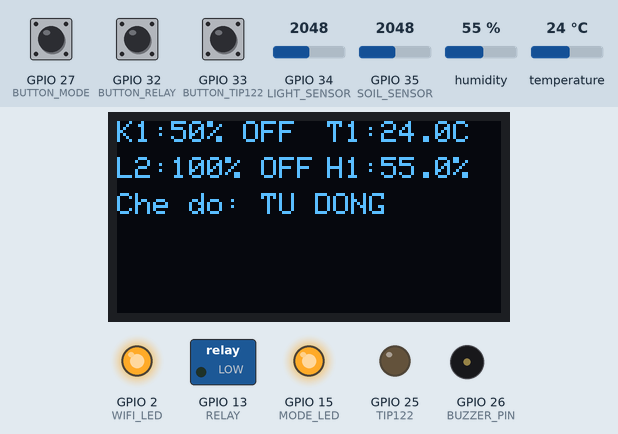
Recording of a sketch running on a simulated ESP32. Parts: 128×64 one-colour display, switched loads named in the sketch (green lamp = pin HIGH), output pins drawn as LEDs (lit = HIGH), buzzer (waves = sounding, pin HIGH). Dashed ring = blinking. Inputs (shaded band) come from the test bench; at power-on: GPIO 27 (BUTTON_MODE) HIGH, GPIO 35 (SOIL_SENSOR) = 2048, GPIO 34 (LIGHT_SENSOR) = 2048, GPIO 32 (BUTTON_RELAY) HIGH, GPIO 33 (BUTTON_TIP122) HIGH, humidity 55 %, temperature 24 °C. WiFi joins after 1.5 s; servers stay silent unless stated; what the sketch prints to the serial monitor is not drawn.

Above: at 4.9 s.
5.0 s: GPIO 27 (BUTTON_MODE) pulled LOW for 1 s
At 5.34 s:
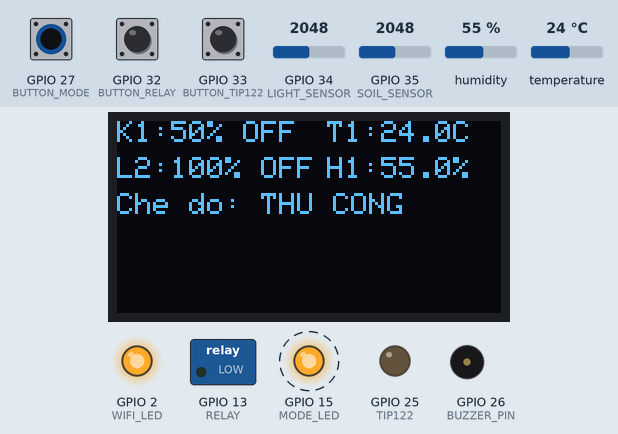
7.5 s: GPIO 35 (SOIL_SENSOR) set to 2224
At 10.4 s:
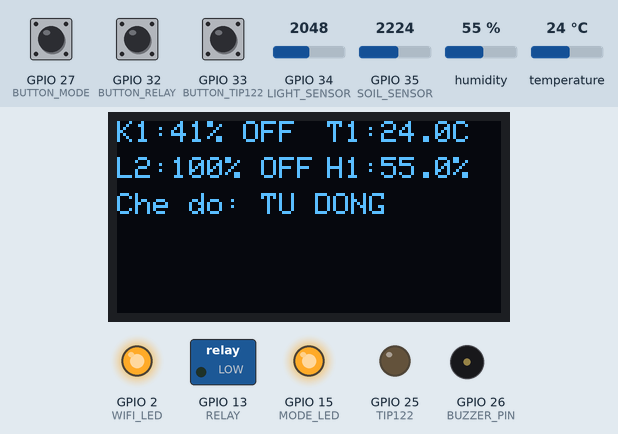
11.3 s: GPIO 35 (SOIL_SENSOR) set to 2279
At 13.9 s:
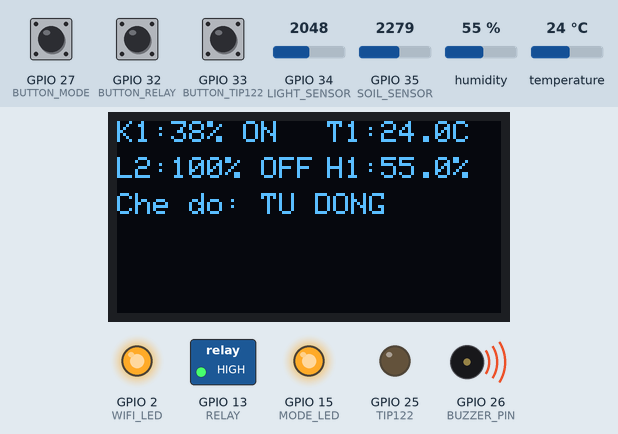
18.9 s: GPIO 34 (LIGHT_SENSOR) set to 122
At 25.4 s:
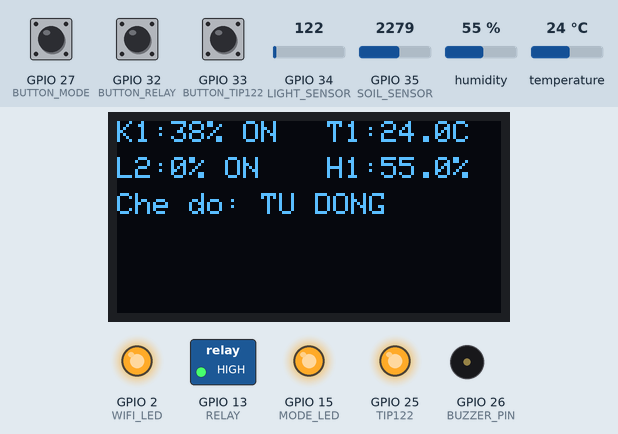
26.5 s: GPIO 27 (BUTTON_MODE) pulled LOW for 0.15 s
At 27.2 s:
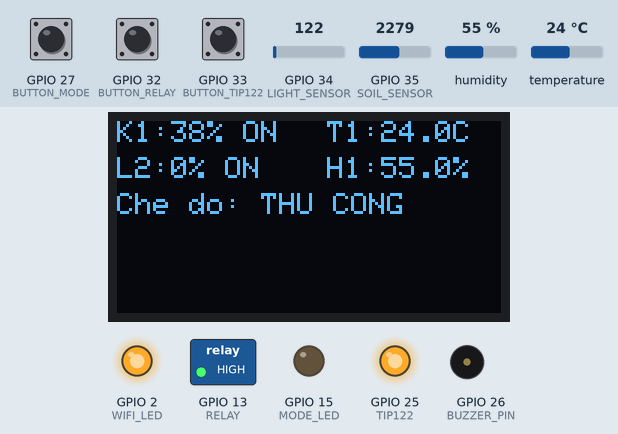
28.1 s: GPIO 32 (BUTTON_RELAY) pulled LOW for 0.15 s
At 28.4 s:
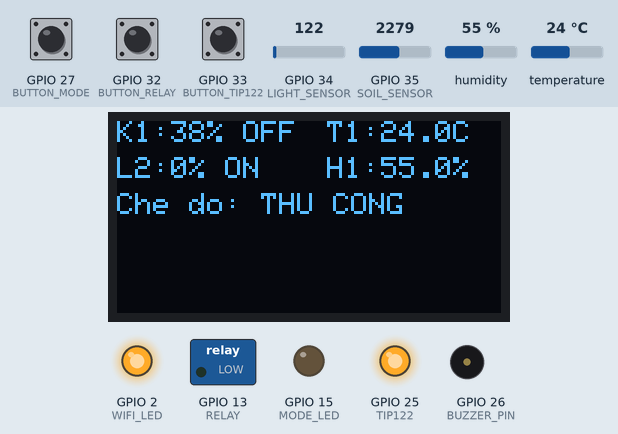
Timing chart, 0 to 30.7 s (numbered marks = the images above; inputs shaded):
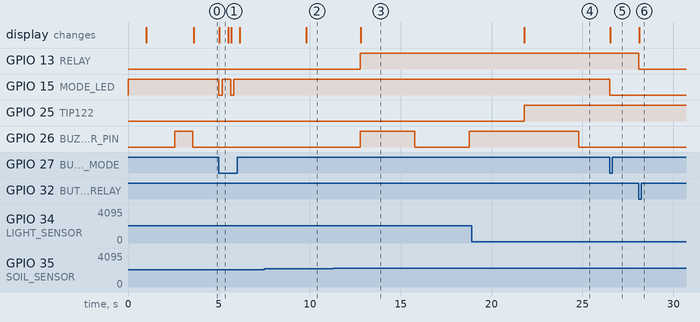

The sketch:

sketch_apr26a.ino
```cpp
#include <WiFi.h>
#include <Adafruit_SSD1306.h>
#include <DHT.h>
#include <Firebase_ESP_Client.h>
#include "addons/TokenHelper.h"
#include "addons/RTDBHelper.h"

// Cấu hình OLED
#define SCREEN_WIDTH 128
#define SCREEN_HEIGHT 64
#define OLED_RESET -1
Adafruit_SSD1306 display(SCREEN_WIDTH, SCREEN_HEIGHT, &Wire, OLED_RESET);

// Cấu hình Firebase
#define API_KEY "AIzaSyB2cz829BEMrwoxjuMeRF_m_2ibp79DJtw"
#define USER_EMAIL "123@gmail.com"
#define USER_PASSWORD "1234567890"
#define DATABASE_URL "https://duongleproject-default-rtdb.firebaseio.com"

// Đối tượng Firebase
FirebaseData fbdo;
FirebaseAuth auth;
FirebaseConfig config;
FirebaseData stream;

// Định nghĩa chân GPIO
#define WIFI_LED 2
#define SOIL_SENSOR 35 // Cảm biến độ ẩm đất
#define DHT_PIN 14 // Cảm biến DHT11
#define RELAY 13 // Relay điều khiển bởi độ ẩm đất
#define LIGHT_SENSOR 34 // Cảm biến ánh sáng
#define TIP122 25 // TIP122 điều khiển bởi ánh sáng
#define BUZZER_PIN 26
#define MODE_LED 15
#define BUTTON_RELAY 32 // Nút bấm điều khiển relay
#define BUTTON_TIP122 33 // Nút bấm điều khiển TIP122
#define BUTTON_MODE 27 // Nút bấm chuyển chế độ

#define DHT_TYPE DHT11
DHT dht(DHT_PIN, DHT_TYPE);

// Thông tin WiFi
const char* ssid = "dl";
const char* password = "1234567890";

// Ngưỡng giá trị
const int WET_SOIL = 1050;
const int DRY_SOIL = 3050;
const int MOIST_LOW = 40;
const int MOIST_HIGH = 80;
const int DARK_LIGHT = 500; // Giá trị ánh sáng khi tối
const int BRIGHT_LIGHT = 1500; // Giá trị ánh sáng khi sáng
const int LIGHT_LOW = 60; // Ngưỡng ánh sáng thấp để bật TIP122
const int LIGHT_HIGH = 90; // Ngưỡng ánh sáng cao để tắt TIP122

// Biến hệ thống
int soilValue, lightValue;
int moisture, lightLevel;
int relayState = 0, tip122State = 0;
int autoMode = 1; // Chế độ tự động mặc định
float temp = 0, humi = 0;
bool wifiConnected = false;

// Biến lưu giá trị trước đó để kiểm tra thay đổi
int lastMoisture = -1, lastLightLevel = -1;
float lastTemp = -1, lastHumi = -1;
int lastRelayState = -1, lastTip122State = -1;
int lastMode = -1;
int lastButtonRelayState = -1, lastButtonTip122State = -1;

// Biến thời gian và debounce cho nút bấm
unsigned long lastSensorUpdate = 0;
const long SENSOR_INTERVAL = 3000;
unsigned long lastBuzzerTime = 0;
const long BUZZER_INTERVAL = 3000;
unsigned long lastButtonRelayTime = 0, lastButtonTip122Time = 0, lastButtonModeTime = 0;
const long DEBOUNCE_DELAY = 50;

void setup() {
    Serial.begin(115200);

    // Khởi tạo GPIO
    pinMode(WIFI_LED, OUTPUT);
    pinMode(SOIL_SENSOR, INPUT);
    pinMode(LIGHT_SENSOR, INPUT);
    pinMode(RELAY, OUTPUT);
    pinMode(TIP122, OUTPUT);
    pinMode(BUZZER_PIN, OUTPUT);
    pinMode(MODE_LED, OUTPUT);
    pinMode(BUTTON_RELAY, INPUT_PULLUP);
    pinMode(BUTTON_TIP122, INPUT_PULLUP);
    pinMode(BUTTON_MODE, INPUT_PULLUP);

    digitalWrite(RELAY, LOW);
    digitalWrite(TIP122, LOW);
    digitalWrite(BUZZER_PIN, LOW);
    digitalWrite(MODE_LED, autoMode);
    digitalWrite(WIFI_LED, LOW);

    // Khởi tạo cảm biến
    dht.begin();
    delay(1000);

    // Khởi tạo OLED
    if(!display.begin(SSD1306_SWITCHCAPVCC, 0x3C)) {
        Serial.println("Lỗi khởi tạo OLED!");
        while(true);
    }
    display.clearDisplay();
    display.setTextSize(1);
    display.setTextColor(WHITE);
    display.display();

    // Kết nối WiFi
    connectToWiFi();

    // Khởi động hệ thống
    beep(1000);
    readSensors();
    updateDisplay();

    // Khởi tạo Firebase
    config.api_key = API_KEY;
    auth.user.email = USER_EMAIL;
    auth.user.password = USER_PASSWORD;
    config.database_url = DATABASE_URL;
    config.token_status_callback = tokenStatusCallback;

    Firebase.reconnectNetwork(true);
    fbdo.setBSSLBufferSize(2048, 512);
    Firebase.begin(&config, &auth);
    Serial.println("Đang khởi tạo Firebase...");

    // Khởi tạo stream
    if (Firebase.ready()) {
        if (!Firebase.RTDB.beginStream(&stream, "/")) {
            Serial.println("Lỗi khởi tạo stream: " + stream.errorReason());
        }
        Firebase.RTDB.setStreamCallback(&stream, streamCallback, streamTimeoutCallback);
        Serial.println("Đã khởi tạo stream thành công!");
    }
}

void loop() {
    unsigned long currentTime = millis();

    // Cập nhật cảm biến và relay/TIP122
    if (currentTime - lastSensorUpdate >= SENSOR_INTERVAL) {
        lastSensorUpdate = currentTime;
        readSensors();
        if (autoMode) {
            controlRelays();
        }
        handleBuzzer();
        updateDisplay();
        sendDataToFirebase();
    }

    // Xử lý nút bấm
    handleButtons();

    // Kiểm tra WiFi
    checkWiFi();

    // Giữ stream hoạt động
    if (Firebase.ready()) {
        Firebase.RTDB.readStream(&stream);
    }
}

void connectToWiFi() {
    Serial.print("Đang kết nối WiFi...");
    WiFi.begin(ssid, password);

    int attempts = 0;
    while (WiFi.status() != WL_CONNECTED && attempts < 20) {
        delay(500);
        Serial.print(".");
        attempts++;
    }

    if (WiFi.status() == WL_CONNECTED) {
        wifiConnected = true;
        digitalWrite(WIFI_LED, HIGH);
        Serial.println("\nĐã kết nối! IP: " + WiFi.localIP().toString());
    } else {
        wifiConnected = false;
        Serial.println("\nKhông thể kết nối WiFi!");
    }
}

void checkWiFi() {
    if (WiFi.status() != WL_CONNECTED) {
        wifiConnected = false;
        digitalWrite(WIFI_LED, LOW);
        Serial.println("Mất kết nối WiFi, đang thử lại...");
        connectToWiFi();
    }
}

void readSensors() {
    // Đọc cảm biến độ ẩm đất
    soilValue = analogRead(SOIL_SENSOR);
    moisture = map(soilValue, DRY_SOIL, WET_SOIL, 0, 100);
    moisture = constrain(moisture, 0, 100);

    // Đọc cảm biến ánh sáng
    lightValue = analogRead(LIGHT_SENSOR);
    lightLevel = map(lightValue, DARK_LIGHT, BRIGHT_LIGHT, 0, 100);
    lightLevel = constrain(lightLevel, 0, 100);

    // Đọc cảm biến DHT11
    float t = dht.readTemperature();
    float h = dht.readHumidity();
    if (!isnan(t)) temp = t;
    if (!isnan(h)) humi = h;

    Serial.println("Cảm biến - Độ ẩm đất: " + String(moisture) + "%, Ánh sáng: " + String(lightLevel) + "%, Nhiệt độ: " + String(temp) + "C, Độ ẩm: " + String(humi) + "%");
}

void controlRelays() {
    // Điều khiển relay dựa trên độ ẩm đất
    if (moisture < MOIST_LOW) {
        digitalWrite(RELAY, HIGH);
        relayState = 1;
    } else if (moisture > MOIST_HIGH) {
        digitalWrite(RELAY, LOW);
        relayState = 0;
    }

    // Điều khiển TIP122 dựa trên ánh sáng
    if (lightLevel < LIGHT_LOW) {
        digitalWrite(TIP122, HIGH);
        tip122State = 1;
    } else if (lightLevel > LIGHT_HIGH) {
        digitalWrite(TIP122, LOW);
        tip122State = 0;
    }
}

void handleButtons() {
    // Xử lý nút bấm relay
    int buttonRelayState = digitalRead(BUTTON_RELAY) == LOW ? 1 : 0;
    if (buttonRelayState && (millis() - lastButtonRelayTime) > DEBOUNCE_DELAY) {
        lastButtonRelayTime = millis();
        if (!autoMode) {
            relayState = !relayState;
            digitalWrite(RELAY, relayState);
            Serial.println("Nút bấm relay: " + String(relayState));
            updateDisplay();
            // Gửi trạng thái nút và relay lên Firebase
            if (Firebase.ready()) {
                if (Firebase.RTDB.setInt(&fbdo, "/buttons/1", buttonRelayState)) {
                    Serial.println("Cập nhật nút bấm relay lên Firebase: " + String(buttonRelayState));
                }
                if (Firebase.RTDB.setInt(&fbdo, "/relays/1", relayState)) {
                    Serial.println("Cập nhật relay lên Firebase: " + String(relayState));
                    lastRelayState = relayState;
                }
                // Gửi trạng thái nút thả sau 50ms
                delay(50);
                if (Firebase.RTDB.setInt(&fbdo, "/buttons/1", 0)) {
                    Serial.println("Cập nhật nút bấm relay thả lên Firebase: 0");
                }
            }
        }
    }

    // Xử lý nút bấm TIP122
    int buttonTip122State = digitalRead(BUTTON_TIP122) == LOW ? 1 : 0;
    if (buttonTip122State && (millis() - lastButtonTip122Time) > DEBOUNCE_DELAY) {
        lastButtonTip122Time = millis();
        if (!autoMode) {
            tip122State = !tip122State;
            digitalWrite(TIP122, tip122State);
            Serial.println("Nút bấm TIP122: " + String(tip122State));
            updateDisplay();
            // Gửi trạng thái nút và TIP122 lên Firebase
            if (Firebase.ready()) {
                if (Firebase.RTDB.setInt(&fbdo, "/buttons/2", buttonTip122State)) {
                    Serial.println("Cập nhật nút bấm TIP122 lên Firebase: " + String(buttonTip122State));
                }
                if (Firebase.RTDB.setInt(&fbdo, "/relays/2", tip122State)) {
                    Serial.println("Cập nhật TIP122 lên Firebase: " + String(tip122State));
                    lastTip122State = tip122State;
                }
                // Gửi trạng thái nút thả sau 50ms
                delay(50);
                if (Firebase.RTDB.setInt(&fbdo, "/buttons/2", 0)) {
                    Serial.println("Cập nhật nút bấm TIP122 thả lên Firebase: 0");
                }
            }
        }
    }

    // Xử lý nút bấm chuyển chế độ
    if (digitalRead(BUTTON_MODE) == LOW && (millis() - lastButtonModeTime) > DEBOUNCE_DELAY) {
        lastButtonModeTime = millis();
        autoMode = !autoMode;
        digitalWrite(MODE_LED, autoMode);
        Serial.println("Chuyển chế độ: " + String(autoMode ? "TỰ ĐỘNG" : "THỦ CÔNG"));
        if (autoMode) {
            controlRelays(); // Cập nhật relay và TIP122
            // Đặt trạng thái nút bấm về 0 trên Firebase
            if (Firebase.ready()) {
                Firebase.RTDB.setInt(&fbdo, "/buttons/1", 0);
                Firebase.RTDB.setInt(&fbdo, "/buttons/2", 0);
                Serial.println("Đặt trạng thái nút bấm về 0 trên Firebase");
            }
        }
        updateDisplay();
        // Cập nhật chế độ và trạng thái relay/TIP122 lên Firebase
        if (Firebase.ready()) {
            if (Firebase.RTDB.setInt(&fbdo, "/system/mode", autoMode)) {
                Serial.println("Cập nhật chế độ lên Firebase: " + String(autoMode));
                lastMode = autoMode;
            }
            sendDataToFirebase(); // Gửi trạng thái relay/TIP122
        }
    }
}

void sendDataToFirebase() {
    if (!Firebase.ready()) return;

    // Gửi độ ẩm đất nếu thay đổi quá 5%
    if (abs(moisture - lastMoisture) >= 5 || lastMoisture == -1) {
        if (Firebase.RTDB.setInt(&fbdo, "/sensors/1/moisture", moisture)) {
            Serial.println("Cập nhật độ ẩm đất: " + String(moisture));
            lastMoisture = moisture;
        }
    }

    // Gửi mức ánh sáng nếu thay đổi quá 5%
    if (abs(lightLevel - lastLightLevel) >= 5 || lastLightLevel == -1) {
        if (Firebase.RTDB.setInt(&fbdo, "/sensors/2/light", lightLevel)) {
            Serial.println("Cập nhật ánh sáng: " + String(lightLevel));
            lastLightLevel = lightLevel;
        }
    }

    // Gửi nhiệt độ nếu thay đổi quá 1 độ
    if (abs(temp - lastTemp) >= 1 || lastTemp == -1) {
        if (Firebase.RTDB.setFloat(&fbdo, "/sensors/1/temperature", temp)) {
            Serial.println("Cập nhật nhiệt độ: " + String(temp));
            lastTemp = temp;
        }
    }

    // Gửi độ ẩm không khí nếu thay đổi quá 5%
    if (abs(humi - lastHumi) >= 5 || lastHumi == -1) {
        if (Firebase.RTDB.setFloat(&fbdo, "/sensors/1/humidity", humi)) {
            Serial.println("Cập nhật độ ẩm không khí: " + String(humi));
            lastHumi = humi;
        }
    }

    // Gửi trạng thái relay nếu có thay đổi
    if (relayState != lastRelayState || lastRelayState == -1) {
        if (Firebase.RTDB.setInt(&fbdo, "/relays/1", relayState)) {
            Serial.println("Cập nhật relay: " + String(relayState));
            lastRelayState = relayState;
        }
    }

    // Gửi trạng thái TIP122 nếu có thay đổi
    if (tip122State != lastTip122State || lastTip122State == -1) {
        if (Firebase.RTDB.setInt(&fbdo, "/relays/2", tip122State)) {
            Serial.println("Cập nhật TIP122: " + String(tip122State));
            lastTip122State = tip122State;
        }
    }
}

void streamCallback(FirebaseStream data) {
    if (!Firebase.ready()) return;

    String path = data.dataPath();
    Serial.println("Stream nhận được dữ liệu tại: " + path);

    // Xử lý thay đổi chế độ
    if (path == "/system/mode") {
        autoMode = data.to<int>();
        digitalWrite(MODE_LED, autoMode);
        Serial.println("Chế độ cập nhật từ Firebase: " + String(autoMode ? "TỰ ĐỘNG" : "THỦ CÔNG"));
        if (autoMode) {
            controlRelays();
            // Đặt trạng thái nút bấm về 0 trên Firebase
            if (Firebase.ready()) {
                Firebase.RTDB.setInt(&fbdo, "/buttons/1", 0);
                Firebase.RTDB.setInt(&fbdo, "/buttons/2", 0);
                Serial.println("Đặt trạng thái nút bấm về 0 trên Firebase");
            }
            sendDataToFirebase();
        }
        updateDisplay();
    }
    // Xử lý thay đổi relay/TIP122 ở chế độ thủ công
    else if (path.startsWith("/relays/") && !autoMode) {
        if (path == "/relays/1") {
            relayState = data.to<int>();
            digitalWrite(RELAY, relayState);
            Serial.println("Relay cập nhật từ Firebase: " + String(relayState));
            updateDisplay();
            lastRelayState = relayState;
        } else if (path == "/relays/2") {
            tip122State = data.to<int>();
            digitalWrite(TIP122, tip122State);
            Serial.println("TIP122 cập nhật từ Firebase: " + String(tip122State));
            updateDisplay();
            lastTip122State = tip122State;
        }
    }
}

void streamTimeoutCallback(bool timeout) {
    if (timeout) {
        Serial.println("Stream timeout, đang thử kết nối lại...");
        if (Firebase.ready()) {
            Firebase.RTDB.beginStream(&stream, "/");
        }
    }
}

void handleBuzzer() {
    if (autoMode && moisture < MOIST_LOW) {
        unsigned long now = millis();
        if (now - lastBuzzerTime >= BUZZER_INTERVAL) {
            lastBuzzerTime = now;
            digitalWrite(BUZZER_PIN, !digitalRead(BUZZER_PIN));
        }
    } else {
        digitalWrite(BUZZER_PIN, LOW);
    }
}

void updateDisplay() {
    display.clearDisplay();

    display.setCursor(0, 0);
    display.print("K1:");
    display.print(moisture);
    display.print("% ");
    display.print(relayState ? "ON " : "OFF");

    display.setCursor(70, 0);
    display.print("T1:");
    display.print(temp, 1);
    display.print("C");

    display.setCursor(0, 12);
    display.print("L2:");
    display.print(lightLevel);
    display.print("% ");
    display.print(tip122State ? "ON " : "OFF");

    display.setCursor(70, 12);
    display.print("H1:");
    display.print(humi, 1);
    display.print("%");

    display.setCursor(0, 24);
    display.print("Che do: ");
    display.print(autoMode ? "TU DONG" : "THU CONG");
    display.display();
}

void beep(int duration) {
    digitalWrite(BUZZER_PIN, HIGH);
    delay(duration);
    digitalWrite(BUZZER_PIN, LOW);
}
```

Measured:
- the behaviour switches between 2250 and 2251 on GPIO 35 (SOIL_SENSOR) (found by bisection; images 2 and 3)
- after the input at 5.0 s, GPIO 15 (MODE_LED): alternates HIGH for 0.48 s and LOW for 0.18 s, 4 changes in all, then stays HIGH, starting at once; the display: changes at once (image 1)
- after the input at 7.5 s, the display: changes after 2.3 s (image 2)
- after the input at 11.3 s, GPIO 13 (RELAY): LOW → HIGH after 1.5 s; GPIO 26 (BUZZER_PIN): LOW → HIGH after 1.5 s, → LOW 3.0 s later, → HIGH 3.0 s later; the display: changes after 1.5 s (image 3)
- after the input at 18.9 s, GPIO 25 (TIP122): LOW → HIGH after 2.9 s; GPIO 26 (BUZZER_PIN): HIGH → LOW after 5.9 s instead of 2.9 s; the display: changes after 2.9 s (image 4)
- after the input at 26.5 s, GPIO 15 (MODE_LED): HIGH → LOW at once; GPIO 26 (BUZZER_PIN): stays LOW (without the input it goes to HIGH after 1.3 s); the display: changes at once (image 5)
- after the input at 28.1 s, GPIO 13 (RELAY): HIGH → LOW at once; the display: changes at once (image 6)
